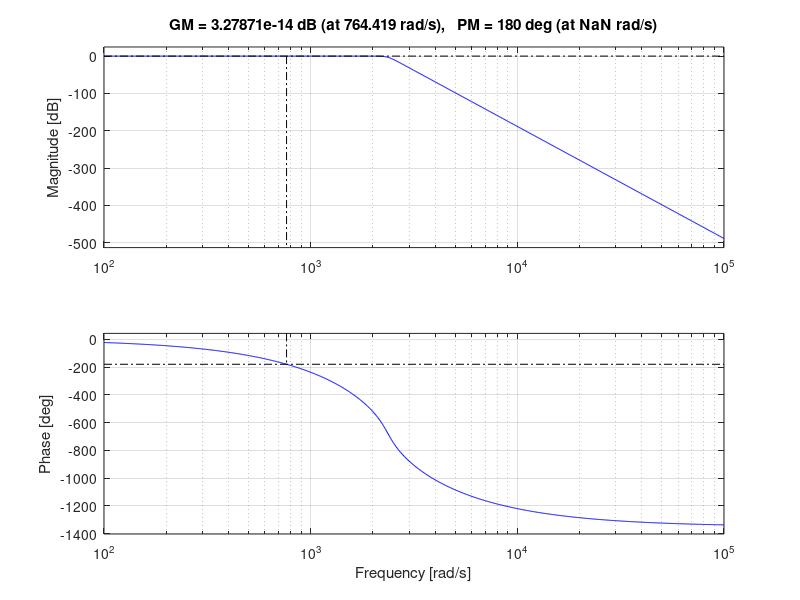

Here is the MATLAB script that generated this plot:
clc; clear;


%% A) Filtrage pas-bas analogique
 Ap = 3 ; Aa = 30 ; fc = 425; Df=100;
 
fp = fc-Df/2;
fa = fc + Df/2;

%% L'ordre de chaque filtre:
% Butterworth:
[nc_b, wnc_b]= buttord(2*pi*fp,2*pi*fa,Ap,Aa,'s'); % en analogique
% Chabyshev de type 1:
[nc_c1, wnc_c1]= cheb1ord(2*pi*fp,2*pi*fa,Ap,Aa,'s'); % en analogique
% Chabyshev de type 2:
[nc_c2, wnc_c2]= cheb2ord(2*pi*fp,2*pi*fa,Ap,Aa,'s'); % en analogique
% Chabyshev de ellipe:
[nc_el, wnc_el]= ellipord(2*pi*fp,2*pi*fa,Ap,Aa,'s'); % en analogique

%% B) Les coefficient de chaque filtre:
% Butterworth:
[numc_b, denc_b] = butter(nc_b,wnc_b,'low','s');% en analogique
% Chabyshev de type 1:
[numc_c1, denc_c1] = cheby1(nc_c1,Ap,wnc_c1,'low','s');% en analogique
% Chabyshev de type 2:
[numc_c2, denc_c2] = cheby2(nc_c2,Aa,wnc_c2,'low','s');% en analogique
% Chabyshev de ellipe:
[numc_el, denc_el] = ellip(nc_el,Ap,Aa,wnc_el,'low','s');% en analogique

    H_Butter = tf(numc_b, denc_b)
    H_Ch1 = tf(numc_c1, denc_c1)
    H_Ch2 = tf(numc_c2, denc_c2)
    margin(H_Butter)
    H_ellip = tf(numc_el, denc_el)
    %margin(H_ellip);



